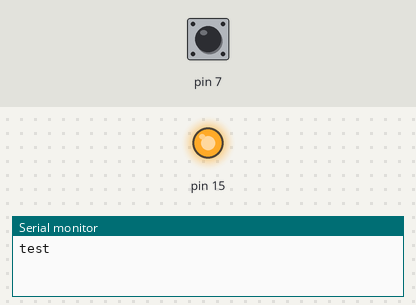
Bench run of a sketch on a simulated Arduino Uno, built for the host (arithmetic inside an expression is 32-bit, double 64-bit). Shown: output pins drawn as LEDs (lit = HIGH), the last lines printed to the serial monitor. The inputs (shaded band) are chosen by the test bench; at power-on: pin 7 HIGH.

Above: at 5.2 s.
5.3 s: pin 7 pulled LOW for 0.15 s
At 6.6 s:
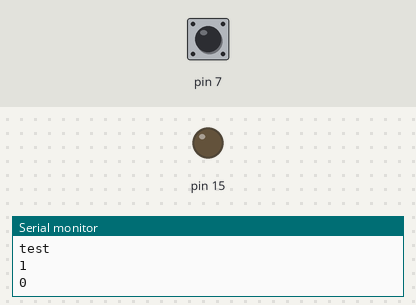
Timing chart, 0 to 8.3 s (numbered marks = the images above; inputs shaded):
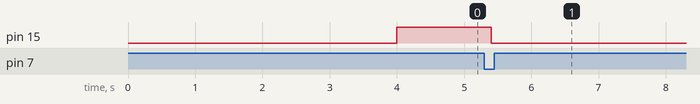

Measured:
- after the input at 5.3 s, pin 15: HIGH → LOW after 0.10 s

The sketch:

test.ino
```cpp
/* AVRxxDD14 (AVR64DD14 AVR32DD14 AVR16DD14) example for Arduino
 * Simple test file based on what is found in
 * /Users/xxxx/Library/Arduino15/packages/DxCore/hardware/megaavr/1.6.2/variants/14pin-ddseries/pins_arduino.h
 */

// Ports to Arduino Pinout
#define PA0  0 // TX
#define PA1  1 // RX
#define PC1  9 // A29/LED
#define PC2 10 // SDA/A30      (PIN_WIRE_SDA_PINSWAP_2)
#define PC3 11 // SCL/A31      (PIN_WIRE_SCL_PINSWAP_2)
#define PD4 16 // MOSI/A4      (SPI_MUX_PINSWAP_4)
#define PD5 17 // MISO/A5      (SPI_MUX_PINSWAP_4)
#define PD6 18 // SCK/A6/DAC   (SPI_MUX_PINSWAP_4)
#define PD7 19 // SS/A7/BUTTON (SPI_MUX_PINSWAP_4)
#define PF6 20 // RESET
#define PF7 21 // UPDI

#define LED_BUILTIN PIN_PC1
#define BUTTON_PIN  PIN_PD7

int count = 0;
bool wasButtonPressed = false;

void setup() {
  Serial.begin(9600);
  delay(4000);
  Serial.println("test");
  pinMode(LED_BUILTIN, OUTPUT);       // LED
  pinMode(BUTTON_PIN, INPUT_PULLUP); // Button
}

void loop() {
  // If button is pressed, keep LED turned on
  bool isButtonPressed = !digitalRead(BUTTON_PIN);
  if( isButtonPressed != wasButtonPressed ){
    Serial.println( isButtonPressed );
    digitalWrite( LED_BUILTIN, isButtonPressed );
    delay(100);// simple debounce
  }
  wasButtonPressed = isButtonPressed;

  // Toggle LED every 10000 loops
  if( !isButtonPressed && count % 10000 == 0 ){
    digitalWrite( LED_BUILTIN, !digitalRead(LED_BUILTIN) );
  } else if( isButtonPressed ){
    analogWrite( LED_BUILTIN, (count % LED_BUILTIN) );
    delay(3);
  }
  count++;
}
```
